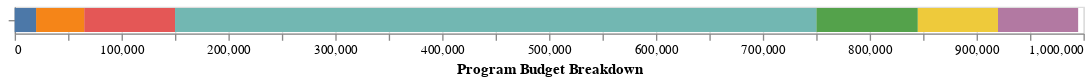

Notebook cell for this chart:
### Markdown cell above
Back in the day, I was the data manager for two federal grants that were implemented by a state government.  Our grant provided direct services for citizens, so a portion of the grant was earmarked for those costs.  We were required to spend a certain percentage of grant funds on direct services.  

The program I worked for required a 60/40 split when it came to direct services.  This means we had to spend at least 60% of our allotted money on paying for medical services for our participants.  The grant also required that we report very specific data elements from those services. 

For the sake of easy math, let's say the program was granted $1,000,000.

### Code cell
#hide-input
breakdown = pd.DataFrame({'Resource':['Program Administrator','Data Manager', 'Case Manager','Program Specialist','Program Coordinator', 'Administrative', 'Direct Services'],
                         'Budget': [95000, 85000, 45000,75000,75000,20000,600000,]
                         })
breakdown["Program"] = "Program"

budget = alt.Chart(breakdown).mark_bar().encode(
    x=alt.X('Budget', title='Program Budget Breakdown'),
    y=alt.Y('Program', axis=alt.Axis(labels=False, title ='')),
    color=alt.Color('Resource', legend=None),
    tooltip=['Resource', 'Budget']
).configure_view(continuousHeight=600, continuousWidth=800)

budget

### Figure 1 — Vega-Lite specification as saved in the notebook (floating-point values rounded to 4 significant figures)
{"config": {"view": {"continuousWidth": 800, "continuousHeight": 600}}, "data": {"name": "data-9639842df9b0f59516eabceac07ec489"}, "mark": "bar", "encoding": {"color": {"type": "nominal", "field": "Resource", "legend": null}, "tooltip": [{"type": "nominal", "field": "Resource"}, {"type": "quantitative", "field": "Budget"}], "x": {"type": "quantitative", "field": "Budget", "sort": "ascending", "title": "Program Budget Breakdown"}, "y": {"type": "nominal", "axis": {"labels": false, "title": ""}, "field": "Program"}}, "$schema": "https://vega.github.io/schema/vega-lite/v4.8.1.json", "datasets": {"data-9639842df9b0f59516eabceac07ec489": [{"Resource": "Program Administrator", "Budget": 95000, "Program": "Program"}, {"Resource": "Data Manager", "Budget": 85000, "Program": "Program"}, {"Resource": "Case Manager", "Budget": 45000, "Program": "Program"}, {"Resource": "Program Specialist", "Budget": 75000, "Program": "Program"}, {"Resource": "Program Coordinator", "Budget": 75000, "Program": "Program"}, {"Resource": "Administrative", "Budget": 20000, "Program": "Program"}, {"Resource": "Direct Services", "Budget": 600000, "Program": "Program"}]}}
